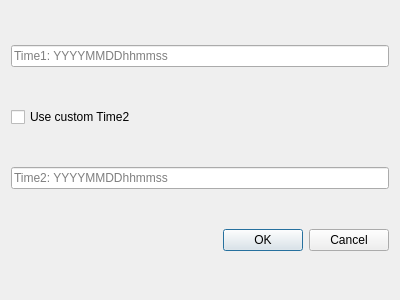
<?xml version="1.0" encoding="UTF-8"?>
<ui version="4.0">
 <class>SettingsDialog</class>
 <widget class="QDialog" name="SettingsDialog">
  <property name="geometry">
   <rect>
    <x>0</x>
    <y>0</y>
    <width>400</width>
    <height>300</height>
   </rect>
  </property>
  <property name="windowTitle">
   <string>Dialog</string>
  </property>
  <layout class="QVBoxLayout" name="verticalLayout">
   <item>
    <widget class="QLineEdit" name="Time1Edit">
     <property name="placeholderText">
      <string>Time1: YYYYMMDDhhmmss</string>
     </property>
    </widget>
   </item>
   <item>
    <widget class="QCheckBox" name="checkBoxUseTime2">
     <property name="text">
      <string>Use custom Time2</string>
     </property>
    </widget>
   </item>
   <item>
    <widget class="QLineEdit" name="Time2Edit">
     <property name="placeholderText">
      <string>Time2: YYYYMMDDhhmmss</string>
     </property>
    </widget>
   </item>
   <item>
    <widget class="QDialogButtonBox" name="buttonBox">
     <property name="orientation">
      <enum>Qt::Orientation::Horizontal</enum>
     </property>
     <property name="standardButtons">
      <set>QDialogButtonBox::StandardButton::Cancel|QDialogButtonBox::StandardButton::Ok</set>
     </property>
    </widget>
   </item>
  </layout>
 </widget>
 <resources/>
 <connections>
  <connection>
   <sender>buttonBox</sender>
   <signal>accepted()</signal>
   <receiver>SettingsDialog</receiver>
   <slot>accept()</slot>
   <hints>
    <hint type="sourcelabel">
     <x>248</x>
     <y>254</y>
    </hint>
    <hint type="destinationlabel">
     <x>157</x>
     <y>274</y>
    </hint>
   </hints>
  </connection>
  <connection>
   <sender>buttonBox</sender>
   <signal>rejected()</signal>
   <receiver>SettingsDialog</receiver>
   <slot>reject()</slot>
   <hints>
    <hint type="sourcelabel">
     <x>316</x>
     <y>260</y>
    </hint>
    <hint type="destinationlabel">
     <x>286</x>
     <y>274</y>
    </hint>
   </hints>
  </connection>
 </connections>
</ui>
